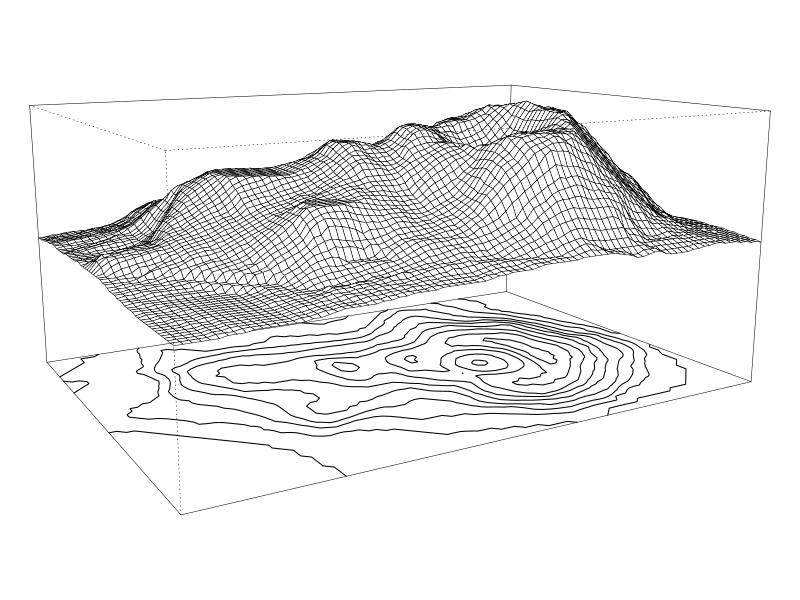

Here is the R script that generated this plot:
par(mar=rep(0, 4))
z <- 2 * volcano        
x <- 10 * (1:nrow(z))   
y <- 10 * (1:ncol(z))   
trans <- persp(x, y, z, zlim=c(0, max(z)),
               theta = 150, phi = 12, lwd=.5,
               scale = FALSE, axes=FALSE)

clines <- contourLines(x, y, z)
lapply(clines,
       function(contour) {
           lines(trans3d(contour$x, contour$y, 0, trans))
       })




